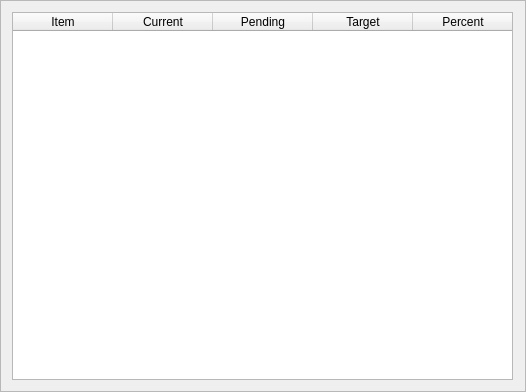
<?xml version="1.0" encoding="UTF-8"?>
<ui version="4.0">
 <class>StatusFrame</class>
 <widget class="QFrame" name="StatusFrame">
  <property name="geometry">
   <rect>
    <x>0</x>
    <y>0</y>
    <width>526</width>
    <height>392</height>
   </rect>
  </property>
  <property name="minimumSize">
   <size>
    <width>526</width>
    <height>0</height>
   </size>
  </property>
  <property name="windowTitle">
   <string>Frame</string>
  </property>
  <property name="frameShape">
   <enum>QFrame::StyledPanel</enum>
  </property>
  <property name="frameShadow">
   <enum>QFrame::Raised</enum>
  </property>
  <layout class="QHBoxLayout" name="horizontalLayout">
   <item>
    <widget class="QTableWidget" name="tableWidget">
     <property name="sizePolicy">
      <sizepolicy hsizetype="Minimum" vsizetype="Minimum">
       <horstretch>0</horstretch>
       <verstretch>0</verstretch>
      </sizepolicy>
     </property>
     <property name="minimumSize">
      <size>
       <width>501</width>
       <height>111</height>
      </size>
     </property>
     <property name="verticalScrollBarPolicy">
      <enum>Qt::ScrollBarAsNeeded</enum>
     </property>
     <property name="horizontalScrollBarPolicy">
      <enum>Qt::ScrollBarAlwaysOff</enum>
     </property>
     <property name="editTriggers">
      <set>QAbstractItemView::NoEditTriggers</set>
     </property>
     <property name="selectionBehavior">
      <enum>QAbstractItemView::SelectRows</enum>
     </property>
     <property name="sortingEnabled">
      <bool>true</bool>
     </property>
     <attribute name="horizontalHeaderVisible">
      <bool>true</bool>
     </attribute>
     <attribute name="horizontalHeaderShowSortIndicator" stdset="0">
      <bool>true</bool>
     </attribute>
     <attribute name="verticalHeaderVisible">
      <bool>false</bool>
     </attribute>
     <column>
      <property name="text">
       <string>Item</string>
      </property>
     </column>
     <column>
      <property name="text">
       <string>Current</string>
      </property>
     </column>
     <column>
      <property name="text">
       <string>Pending</string>
      </property>
     </column>
     <column>
      <property name="text">
       <string>Target</string>
      </property>
     </column>
     <column>
      <property name="text">
       <string>Percent</string>
      </property>
     </column>
    </widget>
   </item>
   <item>
    <spacer name="horizontalSpacer">
     <property name="orientation">
      <enum>Qt::Horizontal</enum>
     </property>
     <property name="sizeHint" stdset="0">
      <size>
       <width>40</width>
       <height>20</height>
      </size>
     </property>
    </spacer>
   </item>
  </layout>
 </widget>
 <resources/>
 <connections/>
</ui>
